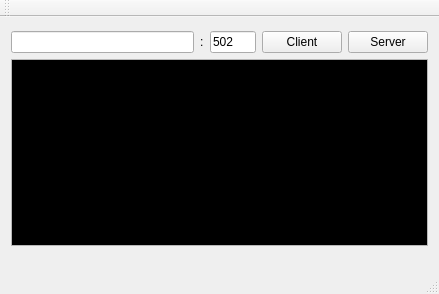
<?xml version="1.0" encoding="UTF-8"?>
<ui version="4.0">
 <class>MainWindow</class>
 <widget class="QMainWindow" name="MainWindow">
  <property name="geometry">
   <rect>
    <x>0</x>
    <y>0</y>
    <width>439</width>
    <height>294</height>
   </rect>
  </property>
  <property name="windowTitle">
   <string>MainWindow</string>
  </property>
  <widget class="QWidget" name="centralWidget">
   <property name="sizePolicy">
    <sizepolicy hsizetype="Ignored" vsizetype="Ignored">
     <horstretch>0</horstretch>
     <verstretch>0</verstretch>
    </sizepolicy>
   </property>
   <widget class="QWidget" name="verticalLayoutWidget">
    <property name="geometry">
     <rect>
      <x>0</x>
      <y>3</y>
      <width>439</width>
      <height>237</height>
     </rect>
    </property>
    <layout class="QVBoxLayout" name="verticalLayout">
     <property name="sizeConstraint">
      <enum>QLayout::SetMaximumSize</enum>
     </property>
     <item>
      <layout class="QHBoxLayout" name="horizontalLayout_2" stretch="4,0,1,1,1">
       <property name="sizeConstraint">
        <enum>QLayout::SetDefaultConstraint</enum>
       </property>
       <item>
        <widget class="QLineEdit" name="ipaddress">
         <property name="text">
          <string/>
         </property>
        </widget>
       </item>
       <item>
        <widget class="QLabel" name="label">
         <property name="text">
          <string>:</string>
         </property>
        </widget>
       </item>
       <item>
        <widget class="QLineEdit" name="ipport">
         <property name="sizePolicy">
          <sizepolicy hsizetype="Expanding" vsizetype="Fixed">
           <horstretch>0</horstretch>
           <verstretch>0</verstretch>
          </sizepolicy>
         </property>
         <property name="text">
          <string>502</string>
         </property>
        </widget>
       </item>
       <item>
        <widget class="QPushButton" name="clientBtn">
         <property name="text">
          <string>Client</string>
         </property>
        </widget>
       </item>
       <item>
        <widget class="QPushButton" name="serverBtn">
         <property name="text">
          <string>Server</string>
         </property>
        </widget>
       </item>
      </layout>
     </item>
     <item>
      <widget class="QPlainTextEdit" name="consoleText">
       <property name="palette">
        <palette>
         <active>
          <colorrole role="WindowText">
           <brush brushstyle="SolidPattern">
            <color alpha="255">
             <red>0</red>
             <green>0</green>
             <blue>0</blue>
            </color>
           </brush>
          </colorrole>
          <colorrole role="Text">
           <brush brushstyle="SolidPattern">
            <color alpha="255">
             <red>0</red>
             <green>255</green>
             <blue>0</blue>
            </color>
           </brush>
          </colorrole>
          <colorrole role="Base">
           <brush brushstyle="SolidPattern">
            <color alpha="255">
             <red>0</red>
             <green>0</green>
             <blue>0</blue>
            </color>
           </brush>
          </colorrole>
         </active>
         <inactive>
          <colorrole role="WindowText">
           <brush brushstyle="SolidPattern">
            <color alpha="255">
             <red>0</red>
             <green>0</green>
             <blue>0</blue>
            </color>
           </brush>
          </colorrole>
          <colorrole role="Text">
           <brush brushstyle="SolidPattern">
            <color alpha="255">
             <red>0</red>
             <green>255</green>
             <blue>0</blue>
            </color>
           </brush>
          </colorrole>
          <colorrole role="Base">
           <brush brushstyle="SolidPattern">
            <color alpha="255">
             <red>0</red>
             <green>0</green>
             <blue>0</blue>
            </color>
           </brush>
          </colorrole>
         </inactive>
         <disabled>
          <colorrole role="WindowText">
           <brush brushstyle="SolidPattern">
            <color alpha="255">
             <red>127</red>
             <green>127</green>
             <blue>127</blue>
            </color>
           </brush>
          </colorrole>
          <colorrole role="Text">
           <brush brushstyle="SolidPattern">
            <color alpha="255">
             <red>127</red>
             <green>127</green>
             <blue>127</blue>
            </color>
           </brush>
          </colorrole>
          <colorrole role="Base">
           <brush brushstyle="SolidPattern">
            <color alpha="255">
             <red>237</red>
             <green>237</green>
             <blue>237</blue>
            </color>
           </brush>
          </colorrole>
         </disabled>
        </palette>
       </property>
       <property name="font">
        <font>
         <family>Courier New</family>
        </font>
       </property>
       <property name="acceptDrops">
        <bool>false</bool>
       </property>
       <property name="undoRedoEnabled">
        <bool>false</bool>
       </property>
       <property name="readOnly">
        <bool>true</bool>
       </property>
      </widget>
     </item>
    </layout>
   </widget>
  </widget>
  <widget class="QMenuBar" name="menuBar">
   <property name="geometry">
    <rect>
     <x>0</x>
     <y>0</y>
     <width>439</width>
     <height>22</height>
    </rect>
   </property>
  </widget>
  <widget class="QToolBar" name="mainToolBar">
   <attribute name="toolBarArea">
    <enum>TopToolBarArea</enum>
   </attribute>
   <attribute name="toolBarBreak">
    <bool>false</bool>
   </attribute>
  </widget>
  <widget class="QStatusBar" name="statusBar"/>
 </widget>
 <layoutdefault spacing="6" margin="11"/>
 <resources/>
 <connections/>
</ui>
